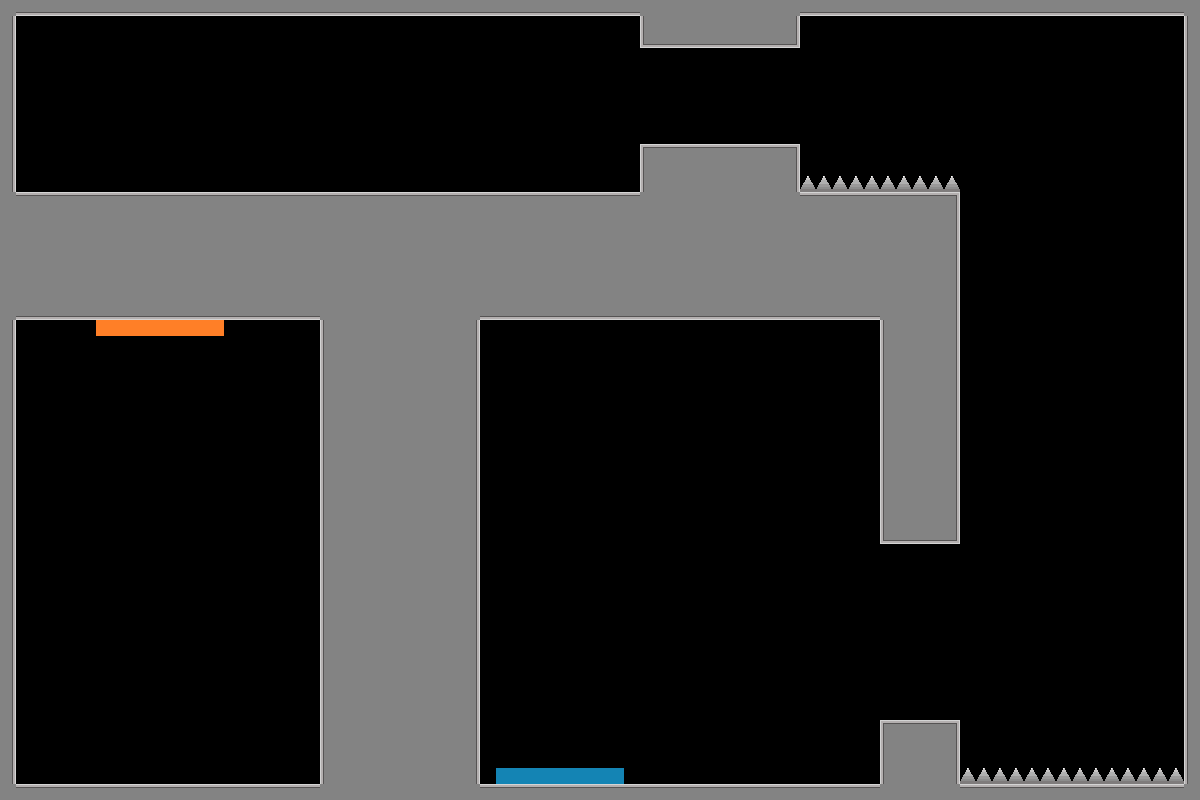

Tiled map render using the project's own tile images. Description and the map definition, with tile-layer contents summarised, below:
An orthogonal 75x50 tile map with 16x16 px tiles, 1 tile layer (Tile Layer 1) and 4 objects (tp_bullet, clock, B_portal_ceiling, Orange_portal_floor).

<map version="1.10" tiledversion="1.12.2" orientation="orthogonal" renderorder="right-down" width="75" height="50" tilewidth="16" tileheight="16" infinite="0" nextlayerid="3" nextobjectid="6">
 <tileset firstgid="1" source="place_holder_tileset.tsx" />
 <layer id="1" name="Tile Layer 1" width="75" height="50">
  <data>[3750 cells, 1188 non-empty, 12 distinct tile ids]</data>
 </layer>
 <objectgroup id="2" name="object_layer">
  <object id="1" name="tp_bullet" x="410.356" y="67.7228" width="60" height="60">
   <properties>
    <property name="ability_type" value="tp_bullet" />
   </properties>
  </object>
  <object id="2" name="time_stop" type="clock" x="490.84" y="56.5163" width="80" height="80">
   <properties>
    <property name="ability_type" value="clock" />
   </properties>
   <ellipse />
  </object>
  <object id="4" name="B_portal_ceiling" x="498.208" y="765.337" width="128" height="16">
   <properties>
    <property name="portal_id" type="int" value="1" />
    <property name="portal_rotation" type="int" value="0" />
    <property name="portal_target" type="int" value="2" />
    <property name="portal_type" value="portal" />
   </properties>
  </object>
  <object id="5" name="Orange_portal_floor" x="226.756" y="334.633" width="128" height="16" rotation="180">
   <properties>
    <property name="portal_id" type="int" value="2" />
    <property name="portal_rotation" type="int" value="180" />
    <property name="portal_target" type="int" value="1" />
    <property name="portal_type" value="portal" />
   </properties>
  </object>
 </objectgroup>
</map>
